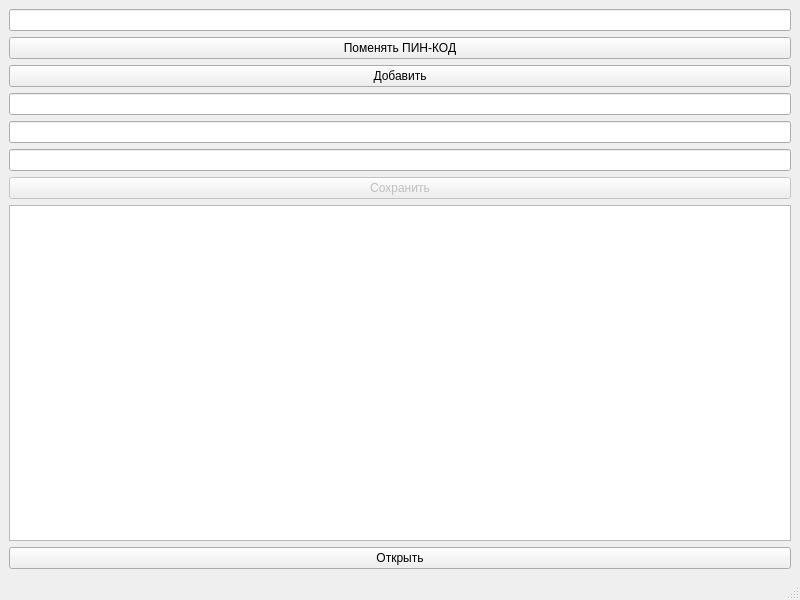
<?xml version="1.0" encoding="UTF-8"?>
<ui version="4.0">
 <class>MainWindow</class>
 <widget class="QMainWindow" name="MainWindow">
  <property name="geometry">
   <rect>
    <x>0</x>
    <y>0</y>
    <width>800</width>
    <height>600</height>
   </rect>
  </property>
  <property name="windowTitle">
   <string>MainWindow</string>
  </property>
  <widget class="QWidget" name="centralwidget">
   <layout class="QVBoxLayout" name="verticalLayout">
    <item>
     <widget class="QLineEdit" name="newKEYEdit"/>
    </item>
    <item>
     <widget class="QPushButton" name="changeKeyButton">
      <property name="text">
       <string>Поменять ПИН-КОД</string>
      </property>
     </widget>
    </item>
    <item>
     <widget class="QPushButton" name="addButton">
      <property name="text">
       <string>Добавить</string>
      </property>
     </widget>
    </item>
    <item>
     <widget class="QLineEdit" name="sumEdit"/>
    </item>
    <item>
     <widget class="QLineEdit" name="numEdit"/>
    </item>
    <item>
     <widget class="QLineEdit" name="datetimeEdit"/>
    </item>
    <item>
     <widget class="QPushButton" name="saveButton">
      <property name="enabled">
       <bool>false</bool>
      </property>
      <property name="text">
       <string>Сохранить</string>
      </property>
     </widget>
    </item>
    <item>
     <widget class="QListWidget" name="tranzListWidget"/>
    </item>
    <item>
     <widget class="QPushButton" name="openButton">
      <property name="text">
       <string>Открыть</string>
      </property>
     </widget>
    </item>
   </layout>
  </widget>
  <widget class="QMenuBar" name="menubar">
   <property name="geometry">
    <rect>
     <x>0</x>
     <y>0</y>
     <width>800</width>
     <height>22</height>
    </rect>
   </property>
  </widget>
  <widget class="QStatusBar" name="statusbar"/>
 </widget>
 <resources/>
 <connections/>
</ui>
